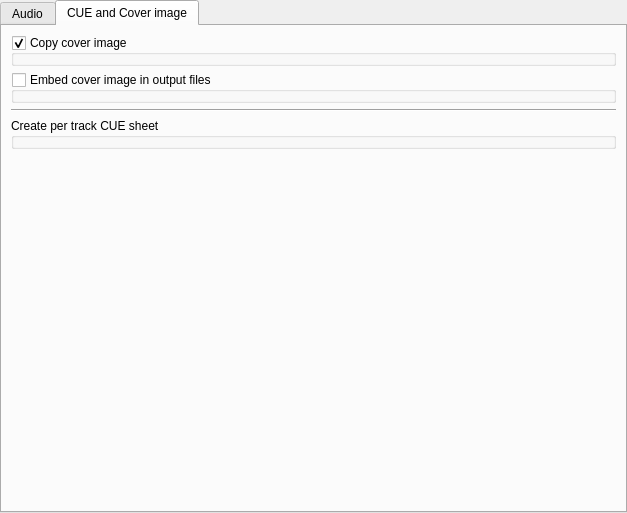
<?xml version="1.0" encoding="UTF-8"?>
<ui version="4.0">
 <class>ProfileTabWidget</class>
 <widget class="QTabWidget" name="ProfileTabWidget">
  <property name="geometry">
   <rect>
    <x>0</x>
    <y>0</y>
    <width>627</width>
    <height>513</height>
   </rect>
  </property>
  <property name="windowTitle">
   <string>TabWidget</string>
  </property>
  <property name="currentIndex">
   <number>1</number>
  </property>
  <widget class="QWidget" name="audioTab">
   <attribute name="title">
    <string>Audio</string>
   </attribute>
   <layout class="QVBoxLayout" name="verticalLayout">
    <item>
     <widget class="QGroupBox" name="outFilesBox">
      <property name="title">
       <string>Result Files</string>
      </property>
      <property name="flat">
       <bool>true</bool>
      </property>
      <layout class="QFormLayout" name="formLayout_4">
       <item row="0" column="0">
        <widget class="QLabel" name="outDirLabel">
         <property name="text">
          <string comment="Preferences form label text">Directory:</string>
         </property>
         <property name="buddy">
          <cstring>outDirEdit</cstring>
         </property>
        </widget>
       </item>
       <item row="0" column="1">
        <layout class="QHBoxLayout" name="horizontalLayout_3">
         <item>
          <widget class="QLineEdit" name="outDirEdit">
           <property name="sizePolicy">
            <sizepolicy hsizetype="Expanding" vsizetype="Fixed">
             <horstretch>0</horstretch>
             <verstretch>0</verstretch>
            </sizepolicy>
           </property>
           <property name="toolTip">
            <string comment="Preferences form tooltip for &quot;Directory&quot; edit">You can browse to the destination directory. You can also input it manually.

If the path is left empty or starts with &quot;.&quot; (dot), the result files will be placed in the same directory as the source.</string>
           </property>
          </widget>
         </item>
         <item>
          <widget class="OutDirButton" name="outDirButton">
           <property name="text">
            <string notr="true">*</string>
           </property>
          </widget>
         </item>
        </layout>
       </item>
       <item row="1" column="0">
        <widget class="QLabel" name="outPatternLabel">
         <property name="text">
          <string comment="Preferences form label text">Pattern:</string>
         </property>
         <property name="buddy">
          <cstring>outPatternEdit</cstring>
         </property>
        </widget>
       </item>
       <item row="1" column="1">
        <layout class="QHBoxLayout" name="horizontalLayout_7">
         <item>
          <widget class="QLineEdit" name="outPatternEdit">
           <property name="sizePolicy">
            <sizepolicy hsizetype="Expanding" vsizetype="Fixed">
             <horstretch>0</horstretch>
             <verstretch>0</verstretch>
            </sizepolicy>
           </property>
           <property name="toolTip">
            <string comment="Preferences form tooltip for &quot;Pattern&quot; edit">&lt;style type=&quot;text/css&quot;&gt;
.term {font-weight: bold;}
.def  { white-space: nowrap; }
&lt;/style&gt;
Tokens start with %. You can use the following tokens:
&lt;table&gt;
&lt;tr&gt;&lt;td class=&quot;term&quot;&gt;%n&lt;/td&gt; &lt;td class=&quot;def&quot;&gt; - Track number  &lt;/td&gt;
        &lt;td class=&quot;term&quot;&gt;%N&lt;/td&gt; &lt;td class=&quot;def&quot;&gt; - Total number of tracks&lt;/td&gt;&lt;/tr&gt;
&lt;tr&gt;&lt;td class=&quot;term&quot;&gt;%a&lt;/td&gt; &lt;td class=&quot;def&quot;&gt; - Artist&lt;/td&gt;
        &lt;td class=&quot;term&quot;&gt;%A&lt;/td&gt; &lt;td class=&quot;def&quot;&gt; - Album title&lt;/td&gt;&lt;/tr&gt;
&lt;tr&gt;&lt;td class=&quot;term&quot;&gt;%t&lt;/td&gt; &lt;td class=&quot;def&quot;&gt; - Track title&lt;/td&gt;
        &lt;td class=&quot;term&quot;&gt;%y&lt;/td&gt; &lt;td class=&quot;def&quot;&gt; - Year&lt;/td&gt;&lt;/tr&gt;
&lt;tr&gt;&lt;td class=&quot;term&quot;&gt;%g&lt;/td&gt; &lt;td class=&quot;def&quot;&gt; - Genre&lt;/td&gt;
        &lt;td class=&quot;term&quot;&gt;&lt;/td&gt; &lt;td class=&quot;def&quot;&gt;&lt;/td&gt;&lt;/tr&gt;
&lt;/table&gt;
&lt;br&gt;&lt;br&gt;
If you surround sections of text that contain a token with braces, these sections will be hidden if the token is empty.</string>
           </property>
          </widget>
         </item>
         <item>
          <widget class="OutPatternButton" name="outPatternButton">
           <property name="text">
            <string notr="true">*</string>
           </property>
          </widget>
         </item>
        </layout>
       </item>
      </layout>
     </widget>
    </item>
    <item>
     <widget class="Line" name="line_2">
      <property name="orientation">
       <enum>Qt::Horizontal</enum>
      </property>
     </widget>
    </item>
    <item>
     <widget class="QGroupBox" name="encoderGroup">
      <property name="title">
       <string notr="true">FLAC encoder settings:</string>
      </property>
      <property name="flat">
       <bool>true</bool>
      </property>
     </widget>
    </item>
    <item>
     <widget class="Line" name="encoderGroupLine">
      <property name="orientation">
       <enum>Qt::Horizontal</enum>
      </property>
     </widget>
    </item>
    <item>
     <widget class="QGroupBox" name="resampleGroup">
      <property name="title">
       <string extracomment="Preferences dialog: group caption">Resampling settings:</string>
      </property>
      <property name="flat">
       <bool>true</bool>
      </property>
      <layout class="QFormLayout" name="formLayout">
       <item row="0" column="0">
        <widget class="QLabel" name="bitDepthLabel">
         <property name="text">
          <string>Maximum bit depth:</string>
         </property>
         <property name="buddy">
          <cstring>bitDepthComboBox</cstring>
         </property>
        </widget>
       </item>
       <item row="0" column="1">
        <widget class="BitsPerSampleCombobox" name="bitDepthComboBox"/>
       </item>
       <item row="1" column="0">
        <widget class="QLabel" name="sampleRateLabel">
         <property name="text">
          <string>Maximum sample rate:</string>
         </property>
         <property name="buddy">
          <cstring>sampleRateComboBox</cstring>
         </property>
        </widget>
       </item>
       <item row="1" column="1">
        <widget class="SampleRateCombobox" name="sampleRateComboBox"/>
       </item>
      </layout>
     </widget>
    </item>
    <item>
     <widget class="QGroupBox" name="gainGroup">
      <property name="title">
       <string>ReplayGain settings:</string>
      </property>
      <property name="flat">
       <bool>true</bool>
      </property>
      <layout class="QFormLayout" name="formLayout_2">
       <item row="0" column="0">
        <widget class="QLabel" name="gainLabel">
         <property name="text">
          <string>Calculate gain:</string>
         </property>
         <property name="buddy">
          <cstring>gainComboBox</cstring>
         </property>
        </widget>
       </item>
       <item row="0" column="1">
        <widget class="GainTypeCombobox" name="gainComboBox"/>
       </item>
      </layout>
     </widget>
    </item>
    <item>
     <spacer name="verticalSpacer">
      <property name="orientation">
       <enum>Qt::Vertical</enum>
      </property>
      <property name="sizeHint" stdset="0">
       <size>
        <width>20</width>
        <height>92</height>
       </size>
      </property>
     </spacer>
    </item>
   </layout>
  </widget>
  <widget class="QWidget" name="tab_2">
   <attribute name="title">
    <string comment="Preferences dialog tab title">CUE and Cover image</string>
   </attribute>
   <layout class="QVBoxLayout" name="verticalLayout_2">
    <item>
     <widget class="CoverGroupBox" name="copyCoverGroupBox">
      <property name="title">
       <string>Copy cover image</string>
      </property>
      <property name="flat">
       <bool>true</bool>
      </property>
      <property name="checkable">
       <bool>true</bool>
      </property>
      <property name="checked">
       <bool>true</bool>
      </property>
     </widget>
    </item>
    <item>
     <widget class="CoverGroupBox" name="embeddedCoverGroupBox">
      <property name="toolTip">
       <string comment="Tooltip on checkbox on preferences dialog">If the format is supported, the cover will be added to the meta information for all output files.</string>
      </property>
      <property name="title">
       <string>Embed cover image in output files</string>
      </property>
      <property name="flat">
       <bool>true</bool>
      </property>
      <property name="checkable">
       <bool>true</bool>
      </property>
      <property name="checked">
       <bool>false</bool>
      </property>
     </widget>
    </item>
    <item>
     <widget class="Line" name="line">
      <property name="orientation">
       <enum>Qt::Horizontal</enum>
      </property>
     </widget>
    </item>
    <item>
     <widget class="CueGroupBox" name="cueGroup">
      <property name="title">
       <string extracomment="Preferences dialog: group caption">Create per track CUE sheet</string>
      </property>
      <property name="flat">
       <bool>true</bool>
      </property>
      <property name="checkable">
       <bool>false</bool>
      </property>
     </widget>
    </item>
    <item>
     <spacer name="verticalSpacer_2">
      <property name="orientation">
       <enum>Qt::Vertical</enum>
      </property>
      <property name="sizeHint" stdset="0">
       <size>
        <width>20</width>
        <height>302</height>
       </size>
      </property>
     </spacer>
    </item>
   </layout>
  </widget>
 </widget>
 <customwidgets>
  <customwidget>
   <class>OutPatternButton</class>
   <extends>QToolButton</extends>
   <header>controls.h</header>
  </customwidget>
  <customwidget>
   <class>OutDirButton</class>
   <extends>QToolButton</extends>
   <header>controls.h</header>
  </customwidget>
  <customwidget>
   <class>SampleRateCombobox</class>
   <extends>QComboBox</extends>
   <header>profiletabwidget.h</header>
  </customwidget>
  <customwidget>
   <class>BitsPerSampleCombobox</class>
   <extends>QComboBox</extends>
   <header>profiletabwidget.h</header>
  </customwidget>
  <customwidget>
   <class>GainTypeCombobox</class>
   <extends>QComboBox</extends>
   <header>controls.h</header>
  </customwidget>
  <customwidget>
   <class>CoverGroupBox</class>
   <extends>QGroupBox</extends>
   <header location="global">covergroupbox.h</header>
   <container>1</container>
  </customwidget>
  <customwidget>
   <class>CueGroupBox</class>
   <extends>QGroupBox</extends>
   <header>cuegroupbox.h</header>
   <container>1</container>
  </customwidget>
 </customwidgets>
 <resources/>
 <connections/>
</ui>
